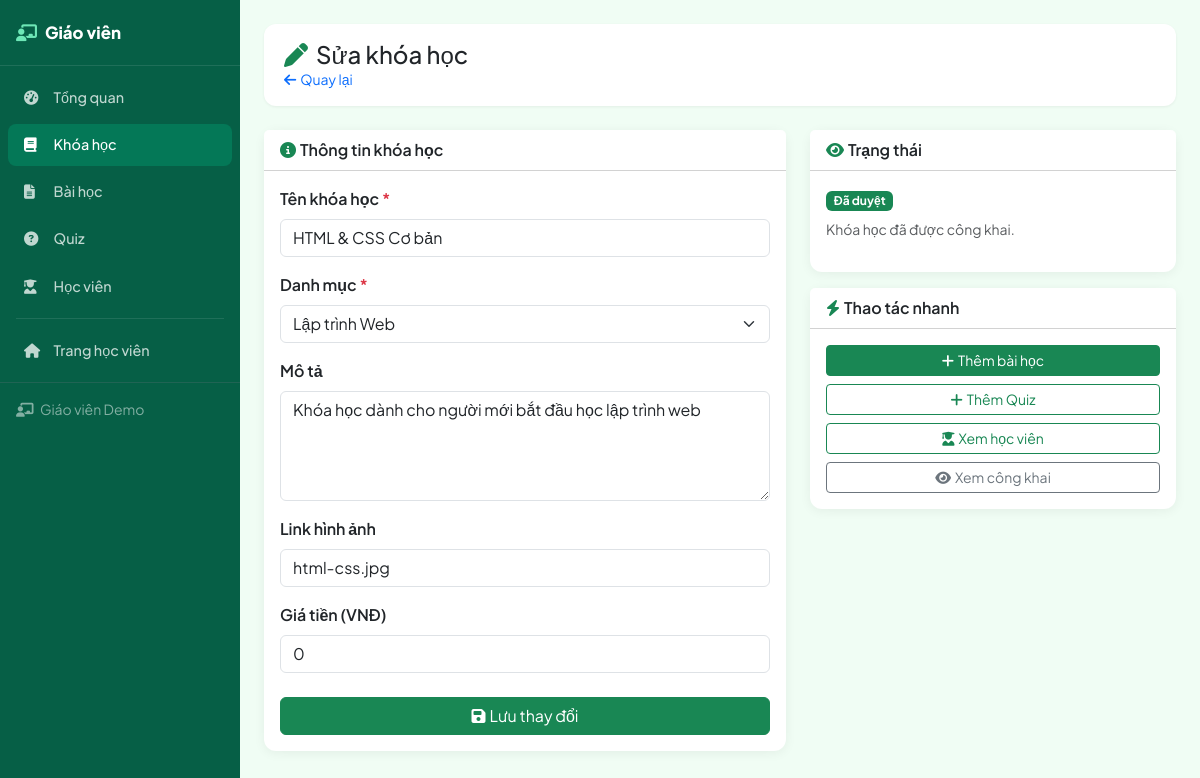
Screenshot of /teacher/khoa-hoc/sua.php?id=1 (signed in) with the database file from the repository.
### tables this page shows
CREATE TABLE IF NOT EXISTS khoa_hoc (
    id INT AUTO_INCREMENT PRIMARY KEY,
    ten_khoa_hoc VARCHAR(200) NOT NULL,
    mo_ta TEXT,
    hinh_anh VARCHAR(255),
    gia_tien DECIMAL(10,0) DEFAULT 0,
    id_nguoi_tao INT,
    id_danh_muc INT,
    trang_thai ENUM('ban_nhap', 'da_duyet', 'bi_an') DEFAULT 'ban_nhap',
    ngay_tao TIMESTAMP DEFAULT CURRENT_TIMESTAMP,
    FOREIGN KEY (id_nguoi_tao) REFERENCES nguoi_dung(id) ON DELETE SET NULL,
    FOREIGN KEY (id_danh_muc) REFERENCES danh_muc(id) ON DELETE SET NULL
);

CREATE TABLE IF NOT EXISTS nguoi_dung (
    id INT AUTO_INCREMENT PRIMARY KEY,
    ho_ten VARCHAR(100) NOT NULL,
    email VARCHAR(100) UNIQUE NOT NULL,
    mat_khau VARCHAR(255) NOT NULL,
    vai_tro ENUM('hoc_vien', 'giao_vien', 'quan_tri') DEFAULT 'hoc_vien',
    anh_dai_dien VARCHAR(255) DEFAULT NULL,
    ngay_tao TIMESTAMP DEFAULT CURRENT_TIMESTAMP,
    trang_thai ENUM('hoat_dong', 'khong_hoat_dong') DEFAULT 'hoat_dong'
);

CREATE TABLE IF NOT EXISTS danh_muc (
    id INT AUTO_INCREMENT PRIMARY KEY,
    ten_danh_muc VARCHAR(100) NOT NULL,
    mo_ta TEXT,
    ngay_tao TIMESTAMP DEFAULT CURRENT_TIMESTAMP
);

### config/database.php (called while the page is built, shortened)
<?php
class Database {
    private static $instance = null;
    private $conn;
    private function __construct() {
        $this->conn = new mysqli(DB_HOST, DB_USER, DB_PASS, DB_NAME, DB_PORT);
        $this->conn->set_charset("utf8");
    }
    public static function getInstance() {
        if (!self::$instance) {
            self::$instance = new self();
        }
        return self::$instance;
    }
    public function getConnection() {
        return $this->conn;
    }
}
?>

### teacher/bootstrap.php (called while the page is built, shortened)
<?php
require_once dirname(__DIR__) . '/models/auth.php';
$auth = new Auth();
$nguoi_dung = $auth->layThongTinNguoiDung();
?>

### models/auth.php (called while the page is built, shortened)
<?php
require_once __DIR__ . '/../config/database.php';
class Auth {
    public function kiemTraDangNhap() {
        return isset($_SESSION['nguoi_dung']);
    }
    public function layThongTinNguoiDung() {
        if ($this->kiemTraDangNhap()) {
            return $_SESSION['nguoi_dung'];
        }
        return null;
    }
}
?>

### models/khoa_hoc.php (called while the page is built, shortened)
<?php
require_once __DIR__ . '/../config/database.php';
class KhoaHoc {
    private $db;
    public function __construct() {
        $this->db = Database::getInstance()->getConnection();
    }
    public function layTheoId($id) {
        $sql = "SELECT kh.*, nd.ho_ten as ten_giao_vien, dm.ten_danh_muc
                FROM khoa_hoc kh
                LEFT JOIN nguoi_dung nd ON kh.id_nguoi_tao = nd.id
                LEFT JOIN danh_muc dm ON kh.id_danh_muc = dm.id
                WHERE kh.id = ?";
        $stmt = $this->db->prepare($sql);
        $stmt->bind_param("i", $id);
        $stmt->execute();
        return $stmt->get_result()->fetch_assoc();
    }
    public function layDanhMuc() {
        $sql = "SELECT * FROM danh_muc ORDER BY ten_danh_muc";
        $result = $this->db->query($sql);
        return $result->fetch_all(MYSQLI_ASSOC);
    }
}
?>

### teacher/khoa-hoc/sua.php (the view, shortened to what this page needs)
<?php
require_once __DIR__ . '/../bootstrap.php';
require_once dirname(__DIR__) . '/models/khoa_hoc.php';
$kh_model = new KhoaHoc();
$id = isset($_GET['id']) ? (int)$_GET['id'] : 0;
$khoa_hoc = $kh_model->layTheoId($id);
$danh_muc = $kh_model->layDanhMuc();
include __DIR__ . '/../partials/layout_start.php';
?>
<div class="tv-topbar">
    <div>
        <h1 class="h4 mb-0">
            <i class="fas fa-pen me-2 text-success"></i>Sửa khóa học
        </h1>
        <p class="text-muted small mb-0">
            <a href="index.php" class="text-decoration-none"><i class="fas fa-arrow-left me-1"></i>Quay lại</a>
        </p>
    </div>
</div>
<div class="row g-4">
    <div class="col-lg-7">
        <div class="card tv-stat-card">
            <div class="card-header bg-white fw-semibold">
                <i class="fas fa-info-circle me-1 text-success"></i>Thông tin khóa học
            </div>
            <div class="card-body">
                <form method="POST">
                    <div class="mb-3">
                        <label class="form-label fw-semibold">Tên khóa học <span class="text-danger">*</span></label>
                        <input type="text" class="form-control" name="ten_khoa_hoc" required
                               value="<?php echo htmlspecialchars($khoa_hoc['ten_khoa_hoc']); ?>"
                               placeholder="VD: Lập trình Python cơ bản">
                    </div>
                    <div class="mb-3">
                        <label class="form-label fw-semibold">Danh mục <span class="text-danger">*</span></label>
                        <select class="form-select" name="id_danh_muc" required>
                            <?php foreach ($danh_muc as $dm): ?>
                                <option value="<?php echo $dm['id']; ?>"
                                    <?php if ($khoa_hoc['id_danh_muc'] == $dm['id']) echo 'selected'; ?>>
                                    <?php echo htmlspecialchars($dm['ten_danh_muc']); ?>
                                </option>
                            <?php endforeach; ?>
                        </select>
                    </div>
                    <div class="mb-3">
                        <label class="form-label fw-semibold">Mô tả</label>
                        <textarea class="form-control" name="mo_ta" rows="4"
                                  placeholder="Mô tả nội dung khóa học..."><?php
                                  echo htmlspecialchars($khoa_hoc['mo_ta'] ?? ''); ?></textarea>
                    </div>
                    <div class="mb-3">
                        <label class="form-label fw-semibold">Link hình ảnh</label>
                        <input type="url" class="form-control" name="hinh_anh"
                               value="<?php echo htmlspecialchars($khoa_hoc['hinh_anh'] ?? ''); ?>"
                               placeholder="https://example.com/image.jpg">
                    </div>
                    <div class="mb-4">
                        <label class="form-label fw-semibold">Giá tiền (VNĐ)</label>
                        <input type="number" class="form-control" name="gia_tien" min="0" step="1000"
                               value="<?php echo (int)$khoa_hoc['gia_tien']; ?>">
                    </div>
                    <button type="submit" class="btn btn-success w-100">
                        <i class="fas fa-save me-1"></i>Lưu thay đổi
                    </button>
                </form>
            </div>
        </div>
    </div>
    <div class="col-lg-5">
        <?php
        $tt_map = [
            'ban_nhap' => ['bg-secondary', 'Bản nháp', 'Khóa học chưa được gửi duyệt.'],
            'da_duyet'  => ['bg-success', 'Đã duyệt', 'Khóa học đã được công khai.'],
            'bi_an'     => ['bg-danger',  'Đã ẩn',    'Khóa học bị ẩn khỏi trang chủ.'],
        ];
        [$tt_bg, $tt_label, $tt_desc] = $tt_map[$khoa_hoc['trang_thai']] ?? ['bg-secondary','N/A',''];
        ?>
        <div class="card tv-stat-card mb-3">
            <div class="card-header bg-white fw-semibold">
                <i class="fas fa-eye me-1 text-success"></i>Trạng thái
            </div>
            <div class="card-body">
                <span class="badge <?php echo $tt_bg; ?> mb-2"><?php echo $tt_label; ?></span>
                <p class="text-muted small mb-3"><?php echo $tt_desc; ?></p>
            </div>
        </div>
        <div class="card tv-stat-card">
            <div class="card-header bg-white fw-semibold">
                <i class="fas fa-bolt me-1 text-success"></i>Thao tác nhanh
            </div>
            <div class="card-body d-grid gap-2">
                <a href="<?php echo SITE_URL; ?>/teacher/bai-hoc/index.php?khoa_hoc=<?php echo $id; ?>"
                   class="btn btn-success btn-sm">
                    <i class="fas fa-plus me-1"></i>Thêm bài học
                </a>
                <a href="<?php echo SITE_URL; ?>/teacher/quiz/index.php?khoa_hoc=<?php echo $id; ?>"
                   class="btn btn-outline-success btn-sm">
                    <i class="fas fa-plus me-1"></i>Thêm Quiz
                </a>
                <a href="<?php echo SITE_URL; ?>/teacher/hoc-vien/index.php?khoa_hoc=<?php echo $id; ?>"
                   class="btn btn-outline-success btn-sm">
                    <i class="fas fa-user-graduate me-1"></i>Xem học viên
                </a>
                <a href="<?php echo SITE_URL; ?>/views/khoa-hoc/chi-tiet.php?id=<?php echo $id; ?>"
                   class="btn btn-outline-secondary btn-sm" target="_blank">
                    <i class="fas fa-eye me-1"></i>Xem công khai
                </a>
            </div>
        </div>
    </div>
</div>
<?php include __DIR__ . '/../partials/layout_end.php'; ?>

### teacher/partials/layout_start.php (shortened to what this page needs)
<!DOCTYPE html>
<html lang="vi">
<head>
    <link href="https://cdn.jsdelivr.net/npm/bootstrap@5.3.0/dist/css/bootstrap.min.css" rel="stylesheet">
    <link href="https://cdnjs.cloudflare.com/ajax/libs/font-awesome/6.4.0/css/all.min.css" rel="stylesheet">
</head>
<body>
    <nav class="tv-sidebar">
        <div class="brand">
            <i class="fas fa-chalkboard-teacher me-2"></i>Giáo viên
        </div>
        <ul class="nav flex-column py-2">
            <li class="nav-item">
                <a class="nav-link <?php echo basename($_SERVER['SCRIPT_NAME']) === 'index.php' ? 'active' : ''; ?>"
                   href="<?php echo SITE_URL; ?>/teacher/index.php">
                    <i class="fas fa-gauge-high me-2"></i>Tổng quan
                </a>
            </li>
            <li class="nav-item">
                <a class="nav-link <?php echo strpos($_SERVER['SCRIPT_NAME'], 'khoa-hoc') !== false ? 'active' : ''; ?>"
                   href="<?php echo SITE_URL; ?>/teacher/khoa-hoc/index.php">
                    <i class="fas fa-book me-2"></i>Khóa học
                </a>
            </li>
            <li class="nav-item">
                <a class="nav-link <?php echo strpos($_SERVER['SCRIPT_NAME'], 'bai-hoc') !== false ? 'active' : ''; ?>"
                   href="<?php echo SITE_URL; ?>/teacher/bai-hoc/index.php">
                    <i class="fas fa-file-lines me-2"></i>Bài học
                </a>
            </li>
            <li class="nav-item">
                <a class="nav-link <?php echo strpos($_SERVER['SCRIPT_NAME'], 'quiz') !== false ? 'active' : ''; ?>"
                   href="<?php echo SITE_URL; ?>/teacher/quiz/index.php">
                    <i class="fas fa-circle-question me-2"></i>Quiz
                </a>
            </li>
            <li class="nav-item">
                <a class="nav-link <?php echo strpos($_SERVER['SCRIPT_NAME'], 'hoc-vien') !== false ? 'active' : ''; ?>"
                   href="<?php echo SITE_URL; ?>/teacher/hoc-vien/index.php">
                    <i class="fas fa-user-graduate me-2"></i>Học viên
                </a>
            </li>
            <div class="sidebar-divider"></div>
            <li class="nav-item">
                <a class="nav-link" href="<?php echo SITE_URL; ?>/views/home/index.php">
                    <i class="fas fa-house me-2"></i>Trang học viên
                </a>
            </li>
        </ul>
        <div class="p-3 border-top border-secondary border-opacity-25 small text-white-50 mt-auto">
            <i class="fas fa-chalkboard-teacher me-1"></i>
            <?php echo htmlspecialchars($nguoi_dung['ho_ten'] ?? ''); ?>
        </div>
    </nav>
    <div class="tv-main">

### teacher/partials/layout_start.php (style rules this page uses)
:root { --tv-sidebar: #065f46; --tv-sidebar-hover: #047857; --tv-body: #f0fdf4; --tv-accent: #10B981; --tv-accent2: #059669; }
* { box-sizing: border-box; }
body { font-family: 'Plus Jakarta Sans', sans-serif; background: var(--tv-body); min-height: 100vh; margin: 0; }
.tv-sidebar { background: var(--tv-sidebar); min-height: 100vh; position: fixed; top: 0; bottom: 0; left: 0; width: 240px; z-index: 1000; overflow-y: auto; }
.tv-sidebar .brand { padding: 1.25rem 1rem; border-bottom: 1px solid rgba(255,255,255,0.1); color: #fff; font-weight: 800; font-size: 1.05rem; }
.tv-sidebar .brand i { color: #6ee7b7; }
.tv-sidebar .nav-link { color: rgba(255,255,255,0.75); padding: 0.65rem 1rem; border-radius: 8px; margin: 0.15rem 0.5rem; font-weight: 500; font-size: 0.9rem; }
.tv-sidebar .nav-link:hover, .tv-sidebar .nav-link.active { background: var(--tv-sidebar-hover); color: #fff; }
.tv-sidebar .nav-link i { width: 1.35rem; }
.tv-sidebar .sidebar-divider { border-top: 1px solid rgba(255,255,255,0.1); margin: 0.5rem 1rem; }
.tv-main { margin-left: 240px; padding: 1.5rem; }
.tv-topbar { background: #fff; border-radius: 12px; padding: 1rem 1.25rem; box-shadow: 0 1px 3px rgba(0,0,0,0.06); margin-bottom: 1.5rem; }
.tv-stat-card { border: none; border-radius: 12px; box-shadow: 0 2px 12px rgba(0,0,0,0.06); }

### rows the page displays
khoa_hoc: id_nguoi_tao.ho_ten "Giáo viên Demo", ten_khoa_hoc "HTML & CSS Cơ bản", id_danh_muc "Lập trình Web", mo_ta "Khóa học dành cho người mới bắt đầu học lập trình web", hinh_anh "html-css.jpg", gia_tien "0"

### other values shown
$tt_label "Đã duyệt"
$tt_desc "Khóa học đã được công khai."
